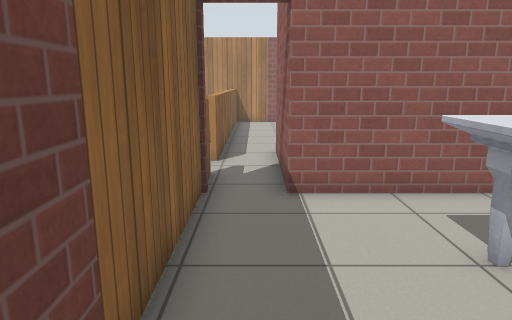
view 1 (above)

20 first-person views from a walk through a world built for the Gazebo simulator. The camera is 1.2 m above the floor, tilts 12° down and sees 70° across. The floor is counted in squares, 0.5 m on a side. Each view is taken from the middle of a square. On the plan, view 1 faces up. The plan holds only what a view shows up to about 20 squares ahead; the rest is blank. Gazebo's built-in surfaces are drawn with simple patterns.

view 2
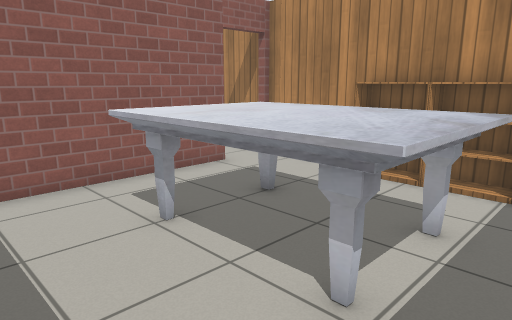

view 3
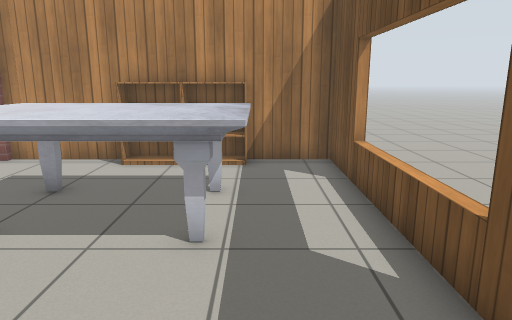

view 4
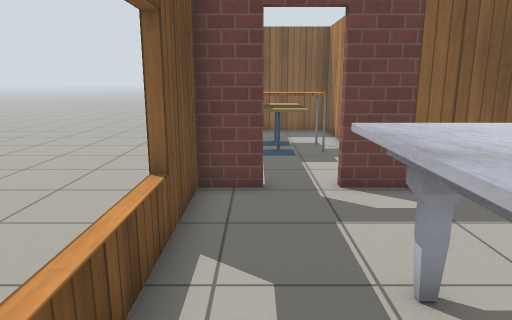

view 5
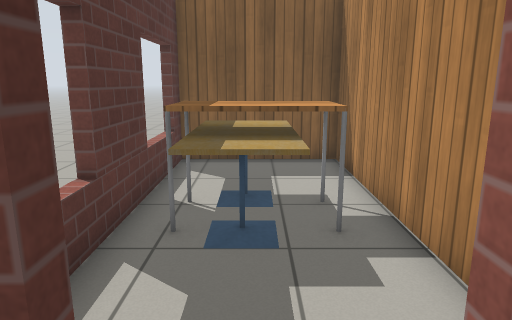

view 6
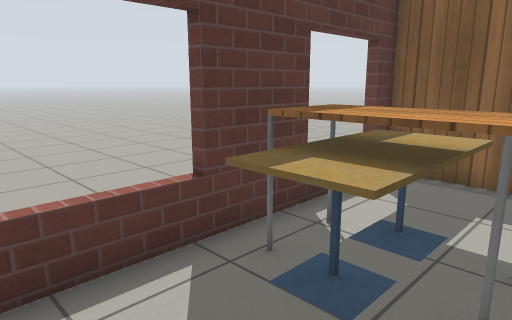

view 7
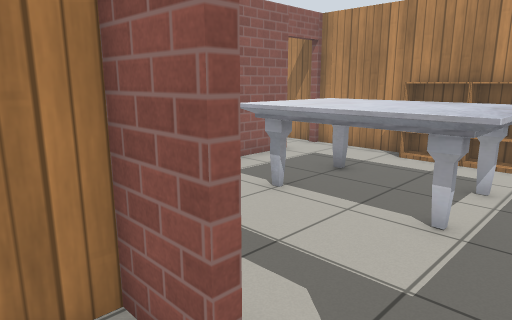

view 8
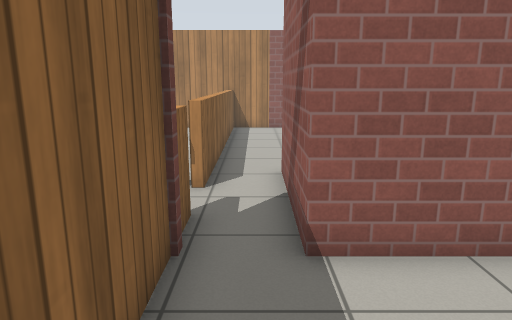

view 9
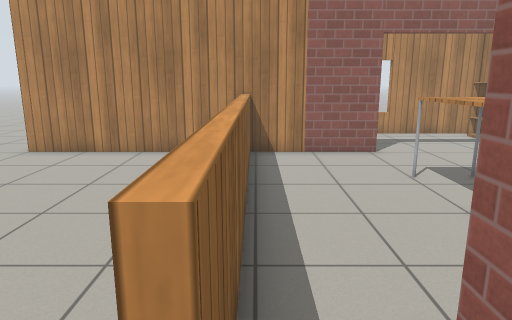

view 10
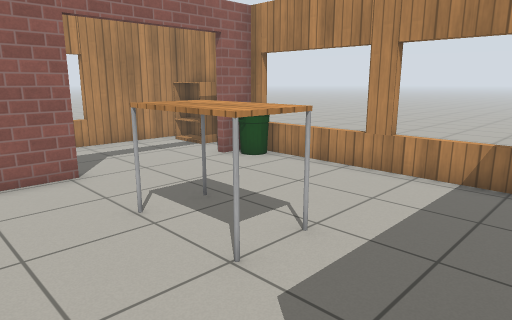

view 11
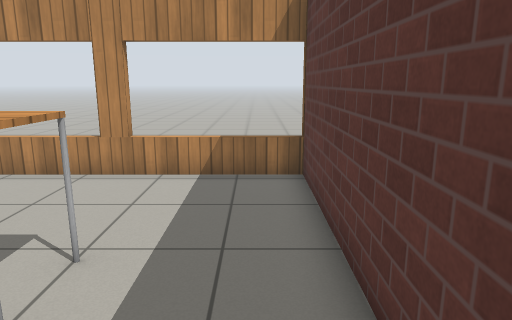

view 12
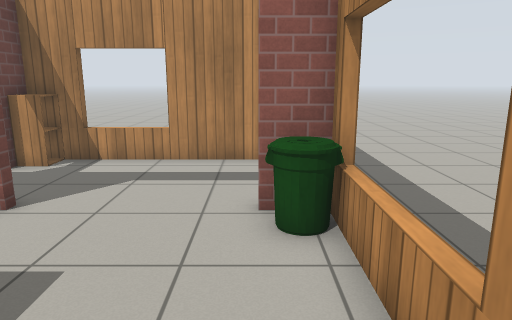

view 13
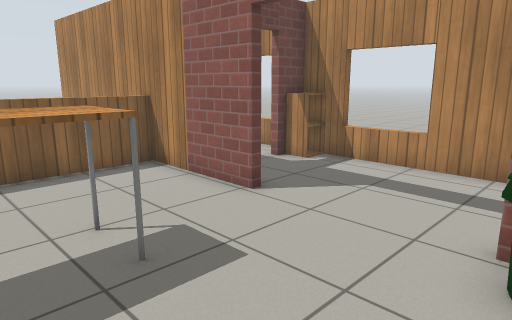

view 14
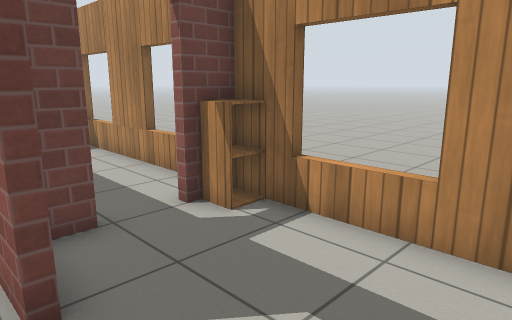

view 15
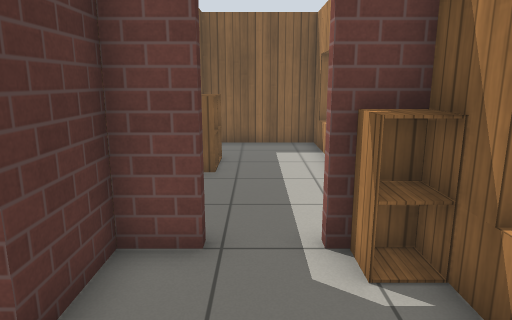

view 16
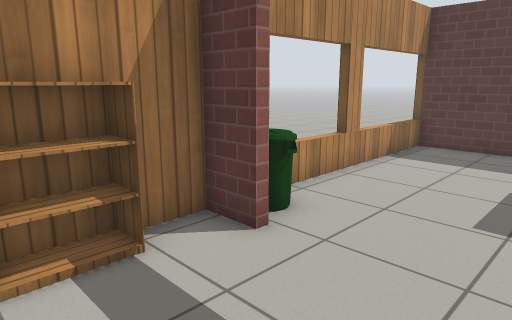

view 17
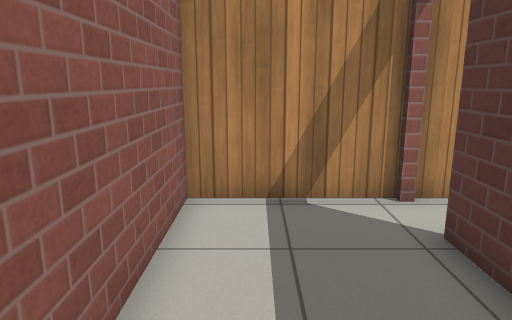

view 18
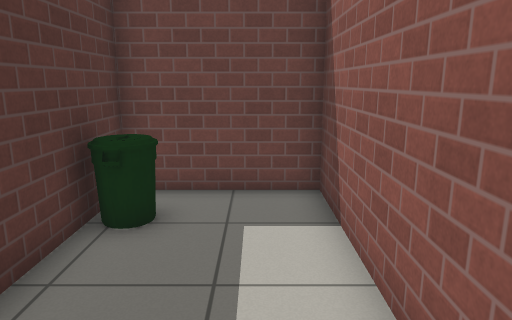

view 19
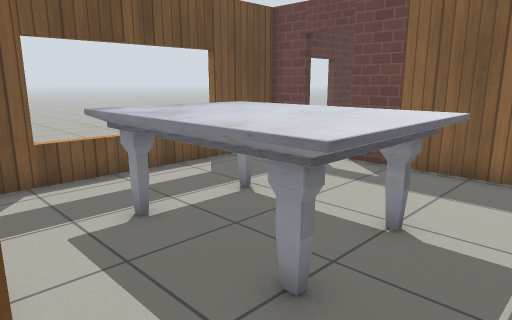

view 20
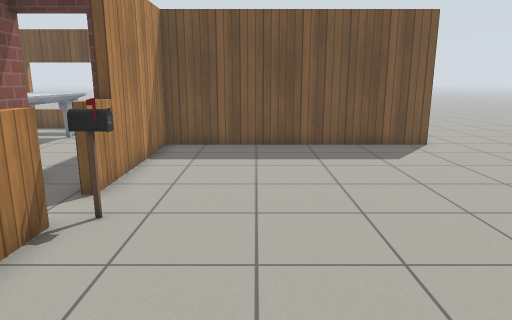

### Floor plan
Key: @ floor where view 1 was taken; # wall or solid block; . floor; D open door; = window, fence, low wall or low ledge; T marble table; B bookshelf; H thing the floor can be seen under or through; C cafe table; A table; I bin; N cabinet; P postbox.
Columns run from 13 left of view 1 to 11 right of it. Each row starts with its distance up from view 1.
 28      #==###==   ===#####.
 27  .  ##........NN=......#.
 26  .. #.........D.......B#.
 25  ...#.........D.......B#.
 24   ..#...NN....#........#.
 23    .####NN#######DDDDD##.
 22    .......  =........II#.
 21     ......  =..........=.
 20      .....  =..........=.
 19      .....  =...AA.....=
 18       ....  =...AA.....#
 17        ...  =...AA.....=
 16        .... =..........=
 15         ....=..........=
 14      .......=..........=
 13      .......=.##########
 12     ........=.#........#
 11    ........P=.#........#
 10    ...........#........#
  9   ..........=.#.I......#
  8  ...........DD#######DD#
  7  ...........#..........#
  6 ............#..........#
  5 ............#...TTTT...#
  4 ............#...TTTT..B#
  3 ..###########...TTTT..B
  2 ..#.........#...TTTT..B
  1   #...CA....D...TTTT..B#
  0   #..CCCC...D@..TTTT...#
 -1   #..CCCC...#..........#
 -2   #==####==##HH=====####
 -3    ..   ...    .....
 -4          ........

Where each view was taken, in squares from view 1:
view 1: 0 up, 0 right, facing up
view 2: 1 down, 0 right, facing up-right
view 3: 0 up, 2 left, facing right
view 4: 1 down, 7 right, facing left
view 5: 0 up, 0 right, facing left
view 6: 2 up, 2 left, facing down-left
view 7: 1 down, 3 left, facing up-right
view 8: 3 up, 0 right, facing up
view 9: 10 up, 1 left, facing up
view 10: 13 up, 0 right, facing up-right
view 11: 14 up, 0 right, facing right
view 12: 16 up, 8 right, facing up
view 13: 17 up, 9 right, facing up-left
view 14: 22 up, 7 right, facing up-left
view 15: 25 up, 6 right, facing left
view 16: 27 up, 4 right, facing down-right
view 17: 11 up, 2 right, facing right
view 18: 11 up, 9 right, facing left
view 19: 7 up, 9 right, facing down-left
view 20: 17 up, 5 left, facing down
